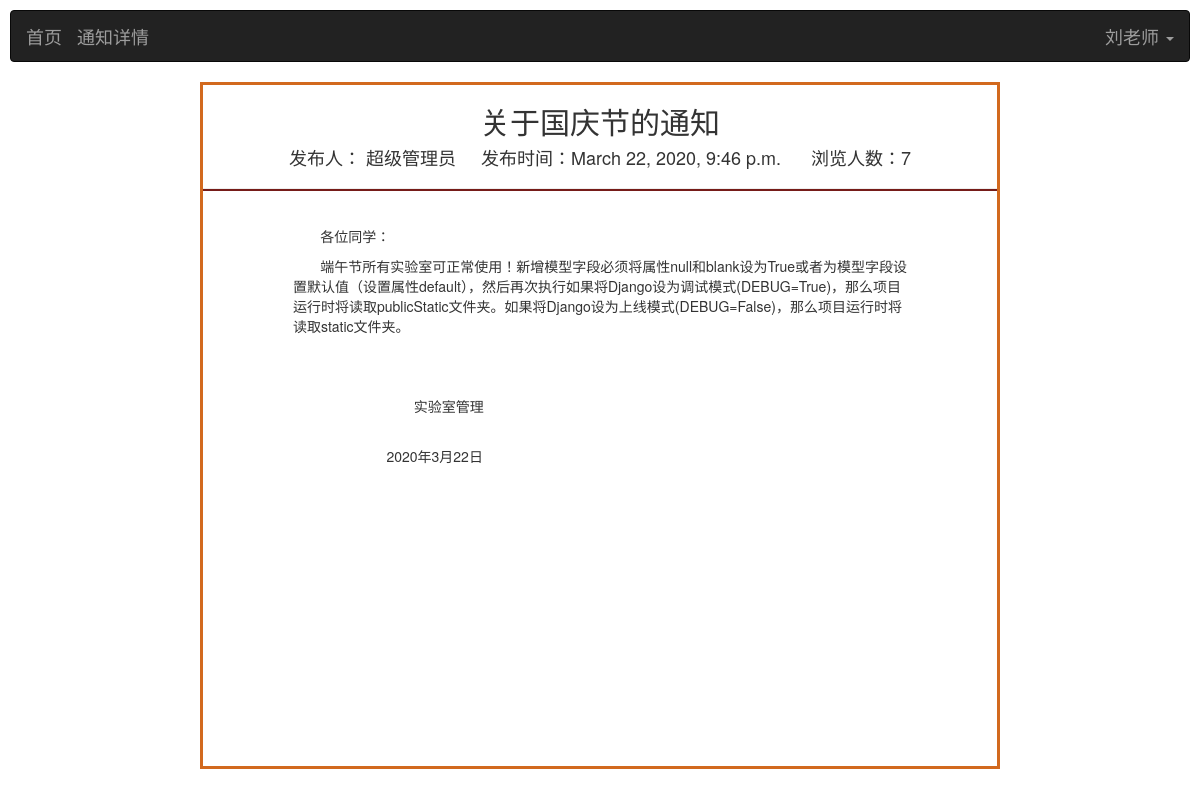
The app's page /index/notice/1/4/1 (signed in) with its own data.
### base/models.py (models this page shows, shortened)
class User(AbstractUser):#继承内置模型User，并在User的基础上添加新字段
    USER_TYPE = (
        (0, "学生"),
        (1, "老师"),
        (2, "管理员"),#需根据user_type的字段类型进行设置
    )
    name = models.CharField('姓名', max_length=50,default='')
    introduce = models.TextField('简介', default='什么都没留下...')
    photo = models.ImageField('头像', blank=True, upload_to='images/user/')
    user_type = models.IntegerField('身份标识(0:学生/1:老师/2:管理员)',default=0,choices=USER_TYPE)
    user_banji=models.ForeignKey(Banji,on_delete=models.CASCADE, null=True,blank=True,verbose_name='用户班级')
    user_major=models.ForeignKey(Major,on_delete=models.CASCADE,null=True,blank=True,verbose_name='用户专业')

### index/models.py (models this page shows)
class Notice(models.Model):
    notice_name = models.CharField("通知名称",max_length=100, default='通知')
    notice_issuer=models.CharField("发布人",max_length=30,default='超级管理员')
    notice_date=models.DateTimeField('发布时间', default=timezone.now)
    notice_read = models.IntegerField('浏览人数', default=0)
    notice_content=RichTextUploadingField(verbose_name='通知内容')#长文本类型
    class Meta:
        verbose_name = '实验室通告'
        verbose_name_plural = '实验室通告'

### index/views.py (the view)
# urls.py: path('notice/<int:id>/<int:noticeId>/<int:type>',noticeView,name='notice'),
@login_required(login_url='/')
def noticeView(request,id,noticeId,type):
    notice = Notice.objects.get(id=noticeId)
    if type==1:
        notice.notice_read +=1
        notice.save()
    return render(request,'notice.html',locals())

### templates/notice.html (shortened to what this page needs)
<!DOCTYPE html>
<html>
<head>
    {% load staticfiles %}
    <link rel="stylesheet" href="https://cdn.staticfile.org/twitter-bootstrap/3.3.7/css/bootstrap.min.css">
</head>
<body>
<div style="margin: 10px">
    <nav class="navbar navbar-inverse" role="navigation">
        <div class="container-fluid">
            <div class="navbar-header">
                <a class="navbar-brand" href="{% url 'index:index' id 1 %}">首页</a>
            </div>
            <div class="navbar-header">
                <a class="navbar-brand" href="{% url 'index:notice' id noticeId 0 %}">通知详情</a>
            </div>
            <div>
                <ul class="nav navbar-nav navbar-right">
                    <li class="dropdown">
                        <a href="" class="dropdown-toggle" data-toggle="dropdown" style="font-size: 18px">
                            {% if user.name == "" %}
                                {{ user.username }}
                            {% else %}
                                {{ user.name }}
                            {% endif %}
                            <b class="caret"></b>
                        </a>
                    </li>
                </ul>
            </div>
        </div>
    </nav>
</div>
<br/>
<main style="margin-top:-20px;margin-bottom: 20px;margin-left: 200px;margin-right: 200px;border: solid;border-color: chocolate ">
    <div class="infosbox">
        <h2 style="text-align: center">{{ notice.notice_name }}</h2>
        <div class="noticeinfo">
            <h4 style="text-align: center">发布人：
                {{ notice.notice_issuer }}&nbsp&nbsp&nbsp&nbsp&nbsp发布时间：{{ notice.notice_date }}
                &nbsp&nbsp&nbsp&nbsp&nbsp浏览人数：{{ notice.notice_read }}</h4>
        </div>
        <hr style="background-color: #761c19 ;height: 2px">
        <div style="margin: 90px;margin-top: 35px">
            <p>
                {{ notice.notice_content|safe }}
            </p>
            <br><br><br><br><br><br><br><br><br><br>
        </div>
    </div>
</main>
</body>
</html>

### records on screen
User: name "刘老师"
Notice: notice_name "关于国庆节的通知", notice_issuer "超级管理员", notice_date "March 22, 2020, 9:46 p.m.", notice_read "7", notice_content "各位同学： 端午节所有实验室可正常使用！新增模型字段必须将属性null和blank设为True或者为模型字段设置默认值（设置属性default），然后再次执行如果将Django设为调试模式(DEBUG=True)，那么项目运行时将读取publicStatic文件夹。如果将Django设为上线模式(DEBUG=False)，那么项目运行时将读取static文件夹。"
